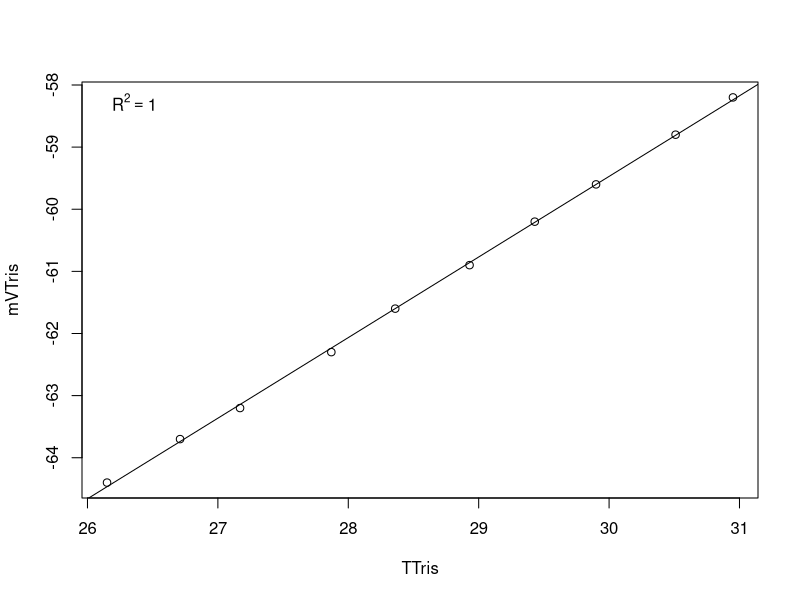

This chart was generated by the following R code:
setwd("~/MyProjects/urol-e5/timeseries/timepoint_2") #set working directory

Calib.Data <-read.table("20200304.csv", header=TRUE, sep=",", na.string="NA", as.is=TRUE) #reads in the data files
model <-lm(mVTris ~ TTris, data=Calib.Data) #runs a linear regression of mV as a function of temperature
coe <- coef(model) #extracts the coeffecients
R2<-summary(model)$r.squared
plot(mVTris ~ TTris, data=Calib.Data)
abline(lm(mVTris ~ TTris, data=Calib.Data))
legend('topleft', legend = bquote(R^2 == .(format(R2, digits = 3))), bty='n')
